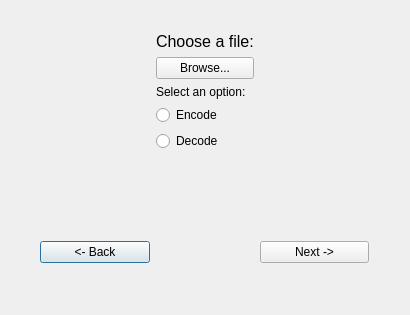
<?xml version="1.0" encoding="UTF-8"?>
<ui version="4.0">
 <class>Steganography</class>
 <widget class="QDialog" name="Steganography">
  <property name="geometry">
   <rect>
    <x>0</x>
    <y>0</y>
    <width>410</width>
    <height>315</height>
   </rect>
  </property>
  <property name="windowTitle">
   <string>Dialog</string>
  </property>
  <widget class="QWidget" name="layoutWidget">
   <property name="geometry">
    <rect>
     <x>40</x>
     <y>32</y>
     <width>329</width>
     <height>231</height>
    </rect>
   </property>
   <layout class="QHBoxLayout" name="horizontalLayout">
    <item>
     <layout class="QVBoxLayout" name="verticalLayout_3">
      <item>
       <spacer name="horizontalSpacer">
        <property name="orientation">
         <enum>Qt::Horizontal</enum>
        </property>
        <property name="sizeHint" stdset="0">
         <size>
          <width>40</width>
          <height>20</height>
         </size>
        </property>
       </spacer>
      </item>
      <item>
       <spacer name="verticalSpacer_5">
        <property name="orientation">
         <enum>Qt::Vertical</enum>
        </property>
        <property name="sizeHint" stdset="0">
         <size>
          <width>20</width>
          <height>40</height>
         </size>
        </property>
       </spacer>
      </item>
      <item>
       <widget class="QPushButton" name="pushButton_3">
        <property name="text">
         <string>&lt;- Back</string>
        </property>
       </widget>
      </item>
     </layout>
    </item>
    <item>
     <layout class="QVBoxLayout" name="verticalLayout">
      <item>
       <widget class="QLabel" name="label">
        <property name="font">
         <font>
          <family>Arial</family>
          <pointsize>12</pointsize>
         </font>
        </property>
        <property name="text">
         <string>Choose a file:</string>
        </property>
       </widget>
      </item>
      <item>
       <widget class="QPushButton" name="pushButton">
        <property name="text">
         <string>Browse...</string>
        </property>
       </widget>
      </item>
      <item>
       <widget class="QLabel" name="label_2">
        <property name="text">
         <string>Select an option:</string>
        </property>
       </widget>
      </item>
      <item>
       <widget class="QRadioButton" name="radioButton_encode">
        <property name="text">
         <string>Encode</string>
        </property>
       </widget>
      </item>
      <item>
       <widget class="QRadioButton" name="radioButton_decode">
        <property name="text">
         <string>Decode</string>
        </property>
       </widget>
      </item>
      <item>
       <spacer name="verticalSpacer">
        <property name="orientation">
         <enum>Qt::Vertical</enum>
        </property>
        <property name="sizeHint" stdset="0">
         <size>
          <width>20</width>
          <height>70</height>
         </size>
        </property>
       </spacer>
      </item>
     </layout>
    </item>
    <item>
     <layout class="QVBoxLayout" name="verticalLayout_2">
      <item>
       <spacer name="horizontalSpacer_2">
        <property name="orientation">
         <enum>Qt::Horizontal</enum>
        </property>
        <property name="sizeHint" stdset="0">
         <size>
          <width>40</width>
          <height>20</height>
         </size>
        </property>
       </spacer>
      </item>
      <item>
       <spacer name="verticalSpacer_4">
        <property name="orientation">
         <enum>Qt::Vertical</enum>
        </property>
        <property name="sizeHint" stdset="0">
         <size>
          <width>20</width>
          <height>40</height>
         </size>
        </property>
       </spacer>
      </item>
      <item>
       <widget class="QPushButton" name="pushButton_2">
        <property name="text">
         <string>Next -&gt;</string>
        </property>
       </widget>
      </item>
     </layout>
    </item>
   </layout>
  </widget>
 </widget>
 <resources/>
 <connections/>
</ui>
